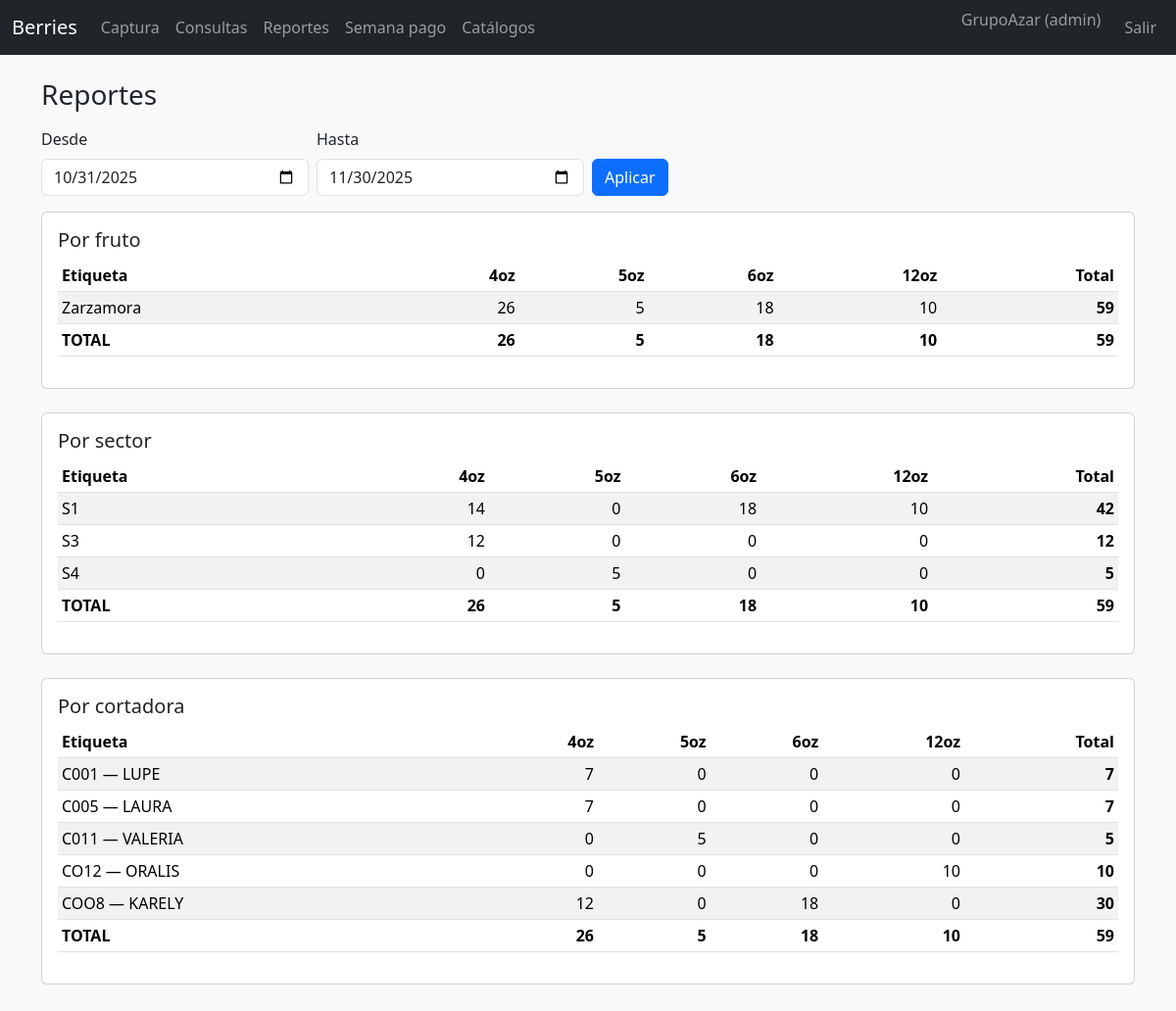
The app's page /reports (signed in) with its own data.
### models.py (models this page shows)
class User(Base):
    __tablename__ = "users"
    id = Column(Integer, primary_key=True)
    username = Column(String(50), unique=True, nullable=False)
    password_hash = Column(String(200), nullable=False)
    role = Column(String(20), nullable=False, default="capturista")
    active = Column(Integer, default=1)

class BoxSize(Base):
    __tablename__ = "box_sizes"
    id = Column(Integer, primary_key=True)
    name = Column(String(20), unique=True, nullable=False)
    active = Column(Integer, default=1)

class Fruit(Base):
    __tablename__ = "fruits"
    id = Column(Integer, primary_key=True)
    name = Column(String(50), unique=True, nullable=False)
    active = Column(Integer, default=1)

class Sector(Base):
    __tablename__ = "sectors"
    id = Column(Integer, primary_key=True)
    code = Column(String(20), unique=True, nullable=False)
    description = Column(String(100))
    active = Column(Integer, default=1)

### app.py (the view)
@app.route("/reports")
@login_required
def reports():
    db = get_db()
    df = request.args.get("date_from")
    dt = request.args.get("date_to")
    if df and dt:
        start = datetime.strptime(df, "%Y-%m-%d").date()
        end = datetime.strptime(dt, "%Y-%m-%d").date()
    else:
        end = date.today()
        start = end - timedelta(days=30)
    sizes = db.query(BoxSize).filter(BoxSize.active == 1).all()
    order = {"4oz": 0, "5oz": 1, "6oz": 2, "12oz": 3}
    sizes = sorted(sizes, key=lambda s: order.get(s.name, 99))
    q_fruit = (
        db.query(
            Fruit.id,
            Fruit.name,
            BoxSize.name,
            func.coalesce(func.sum(Harvest.boxes), 0),
        )
        .join(Harvest, Harvest.fruit_id == Fruit.id)
        .join(BoxSize, BoxSize.id == Harvest.size_id)
        .filter(Harvest.date.between(start, end))
        .group_by(Fruit.id, Fruit.name, BoxSize.name)
        .all()
    )
    q_sector = (
        db.query(
            Sector.id,
            Sector.code,
            BoxSize.name,
            func.coalesce(func.sum(Harvest.boxes), 0),
        )
        .join(Harvest, Harvest.sector_id == Sector.id)
        .join(BoxSize, BoxSize.id == Harvest.size_id)
        .filter(Harvest.date.between(start, end))
        .group_by(Sector.id, Sector.code, BoxSize.name)
        .all()
    )
    q_picker = (
        db.query(
            Picker.id,
            Picker.code,
            Picker.name,
            BoxSize.name,
            func.coalesce(func.sum(Harvest.boxes), 0),
        )
        .join(Harvest, Harvest.picker_id == Picker.id)
        .join(BoxSize, BoxSize.id == Harvest.size_id)
        .filter(Harvest.date.between(start, end))
        .group_by(Picker.id, Picker.code, Picker.name, BoxSize.name)
        .all()
    )
    def build_rows(q, label_builder):
        data = {}
        names = {}
        for row in q:
            if len(row) == 5:
                key, lbl_a, lbl_b, size_name, boxes = row
                label = label_builder(lbl_a, lbl_b)
            elif len(row) == 4:
                key, lbl_a, size_name, boxes = row
                label = label_builder(lbl_a, None)
            else:
                continue
            rec = data.setdefault(key, {s.name: 0 for s in sizes})
            rec[size_name] = int(boxes or 0)
            names[key] = label
        rows = []
        for key, rec in data.items():
            rows.append(
                {
                    "label": names.get(key, str(key)),
                    "sizes": rec,
                    "total": sum(rec.values()),
                }
            )
        rows.sort(key=lambda r: r["label"])
        totals_by_size = {s.name: 0 for s in sizes}
        for r in rows:
            for sname, val in r["sizes"].items():
                totals_by_size[sname] += val
        grand_total = sum(totals_by_size.values())
        return rows, totals_by_size, grand_total
    fruit_rows, fruit_totals, fruit_grand = build_rows(q_fruit, lambda name, _: name)
    sector_rows, sector_totals, sector_grand = build_rows(q_sector, lambda code, _: code)
    picker_rows, picker_totals, picker_grand = build_rows(
        q_picker, lambda code, name: f"{code} — {name}"
    )
    return render_template(
        "reports.html",
        start=start,
        end=end,
        sizes=sizes,
        fruit_rows=fruit_rows,
        fruit_totals=fruit_totals,
        fruit_grand=fruit_grand,
        sector_rows=sector_rows,
        sector_totals=sector_totals,
        sector_grand=sector_grand,
        picker_rows=picker_rows,
        picker_totals=picker_totals,
        picker_grand=picker_grand,
    )

### app.py (called while the page is built)
def get_db(): return SessionLocal()

@login_manager.user_loader
def load_user(uid):
    db = get_db()
    u = db.get(User, int(uid))
    return UserAdapter(u) if u else None

@app.context_processor
def inject_today(): return {"today": date.today()}

    @property
    def role(self): return self._u.role

    @property
    def username(self): return self._u.username

### templates/reports.html
{% extends 'base.html' %}
{% block content %}
<h3 class="mb-3">Reportes</h3>
<form class="row g-2 mb-3" method="get">
  <div class="col-md-3">
    <label class="form-label">Desde</label>
    <input type="date" class="form-control" name="date_from" value="{{ start }}">
  </div>
  <div class="col-md-3">
    <label class="form-label">Hasta</label>
    <input type="date" class="form-control" name="date_to" value="{{ end }}">
  </div>
  <div class="col-md-2 d-flex align-items-end"><button class="btn btn-primary">Aplicar</button></div>
</form>
{% macro pivot_table(title, rows, sizes, totals, grand) -%}
  <div class="card mb-4"><div class="card-body">
    <h5 class="card-title">{{ title }}</h5>
    <div class="table-responsive"><table class="table table-sm table-striped align-middle">
      <thead>
        <tr><th>Etiqueta</th>{% for s in sizes %}<th class="text-end">{{ s.name }}</th>{% endfor %}<th class="text-end">Total</th></tr>
      </thead>
      <tbody>
        {% for r in rows %}
          <tr>
            <td>{{ r.label }}</td>
            {% for s in sizes %}<td class="text-end">{{ r.sizes[s.name] }}</td>{% endfor %}
            <td class="text-end"><b>{{ r.total }}</b></td>
          </tr>
        {% endfor %}
      </tbody>
      <tfoot>
        <tr>
          <th>TOTAL</th>
          {% for s in sizes %}<th class="text-end">{{ totals[s.name] }}</th>{% endfor %}
          <th class="text-end">{{ grand }}</th>
        </tr>
      </tfoot>
    </table></div>
  </div></div>
{%- endmacro %}
{{ pivot_table('Por fruto', fruit_rows, sizes, fruit_totals, fruit_grand) }}
{{ pivot_table('Por sector', sector_rows, sizes, sector_totals, sector_grand) }}
{{ pivot_table('Por cortadora', picker_rows, sizes, picker_totals, picker_grand) }}
{% endblock %}

### templates/base.html (shortened to what this page needs)
<!doctype html>
<html lang="es">
<head>
  <link href="https://cdn.jsdelivr.net/npm/bootstrap@5.3.3/dist/css/bootstrap.min.css" rel="stylesheet">
</head>
<body class="bg-light">
<nav class="navbar navbar-expand-lg navbar-dark bg-dark">
  <div class="container-fluid">
    <a class="navbar-brand" href="{{ url_for('index') }}">Berries</a>
    <div class="collapse navbar-collapse" id="navbars">
      <ul class="navbar-nav me-auto">
        {% if current_user.is_authenticated %}
          <li class="nav-item"><a class="nav-link" href="{{ url_for('harvest_new') }}">Captura</a></li>
          <li class="nav-item"><a class="nav-link" href="{{ url_for('harvest_list') }}">Consultas</a></li>
          <li class="nav-item"><a class="nav-link" href="{{ url_for('reports') }}">Reportes</a></li>
          <li class="nav-item"><a class="nav-link" href="{{ url_for('weekly') }}">Semana pago</a></li>
          {% if current_user.role == 'admin' %}
            <li class="nav-item"><a class="nav-link" href="{{ url_for('catalogs') }}">Catálogos</a></li>
          {% endif %}
        {% endif %}
      </ul>
      <ul class="navbar-nav">
        {% if current_user.is_authenticated %}
          <li class="nav-item"><span class="navbar-text me-3">{{ current_user.username }} ({{ current_user.role }})</span></li>
          <li class="nav-item"><a class="nav-link" href="{{ url_for('logout') }}">Salir</a></li>
        {% else %}
          <li class="nav-item"><a class="nav-link" href="{{ url_for('login') }}">Entrar</a></li>
        {% endif %}
      </ul>
    </div>
  </div>
</nav>
<main class="container py-4">
  {% block content %}{% endblock %}
</main>
</body>
</html>

### records on screen
User: username "GrupoAzar", role "admin"
BoxSize: name "4oz", name "26", name "14", name "12", name "0", name "7"
BoxSize: name "5oz", name "5", name "0"
BoxSize: name "6oz", name "18", name "0"
BoxSize: name "12oz", name "10", name "0"
Fruit: label "Zarzamora", total "59"
Sector: label "S1", total "42"
Sector: label "S3", total "12"
Sector: label "S4", total "5"

### other values on screen
{{ title }} "Por fruto Por sector Por cortadora"
{{ grand }} "59 59 59"
{{ r.label }} "C001 — LUPE" "C005 — LAURA" "C011 — VALERIA" "CO12 — ORALIS" "COO8 — KARELY"
{{ r.total }} "7" "7" "5" "10" "30"
